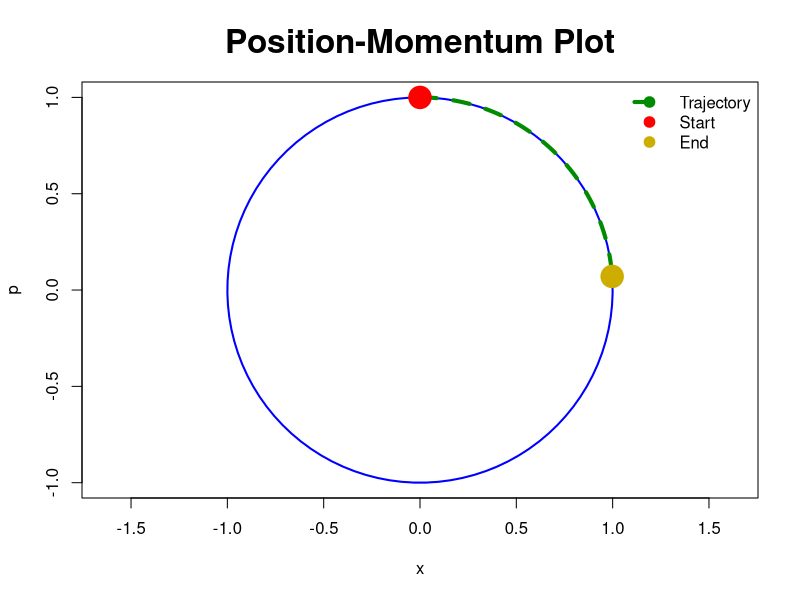
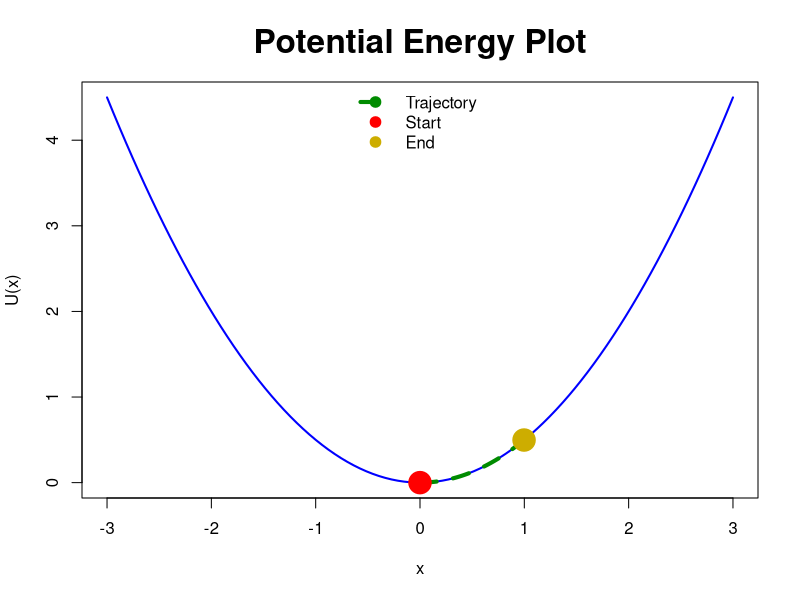
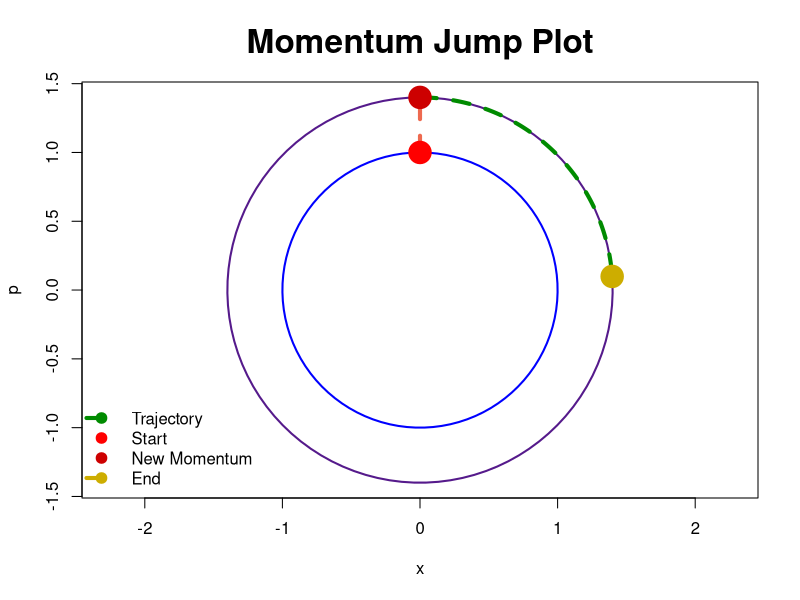
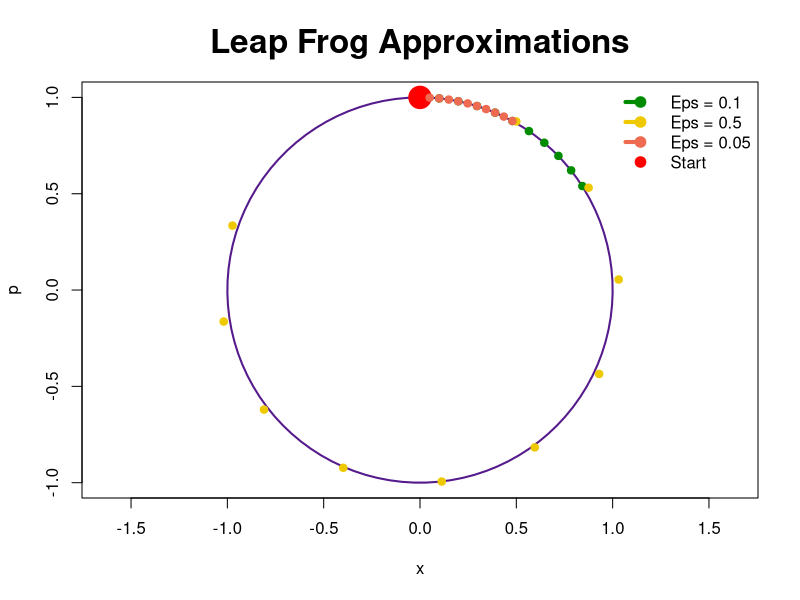
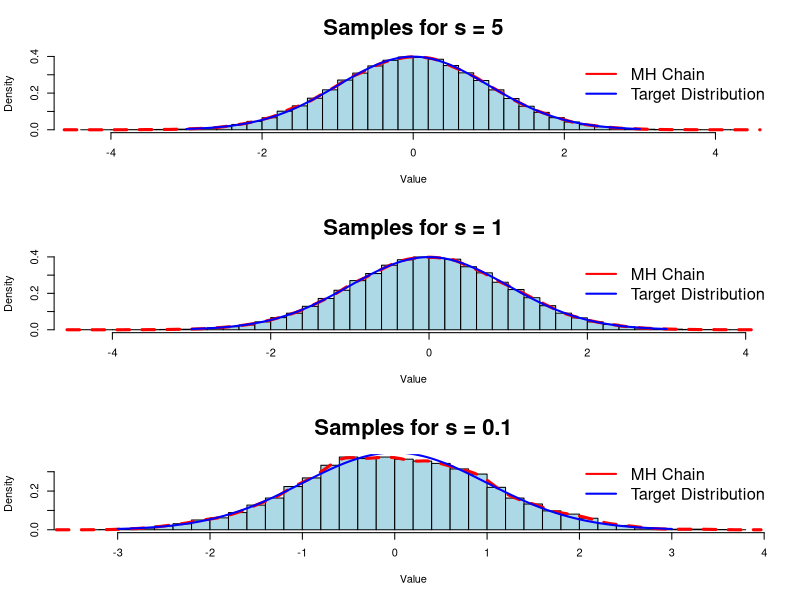
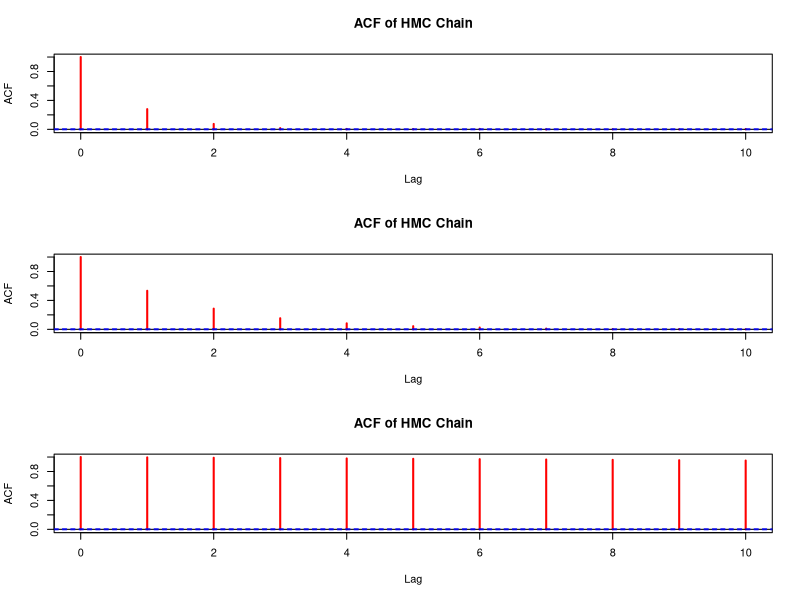
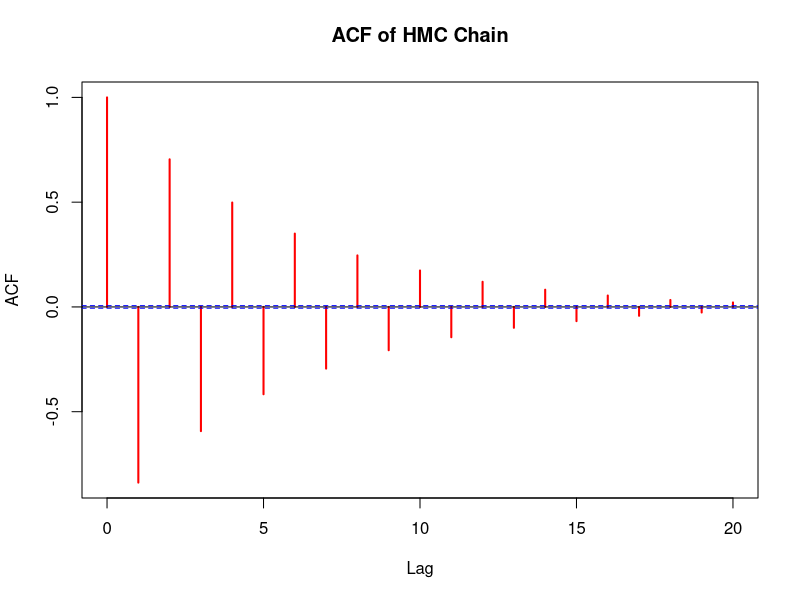
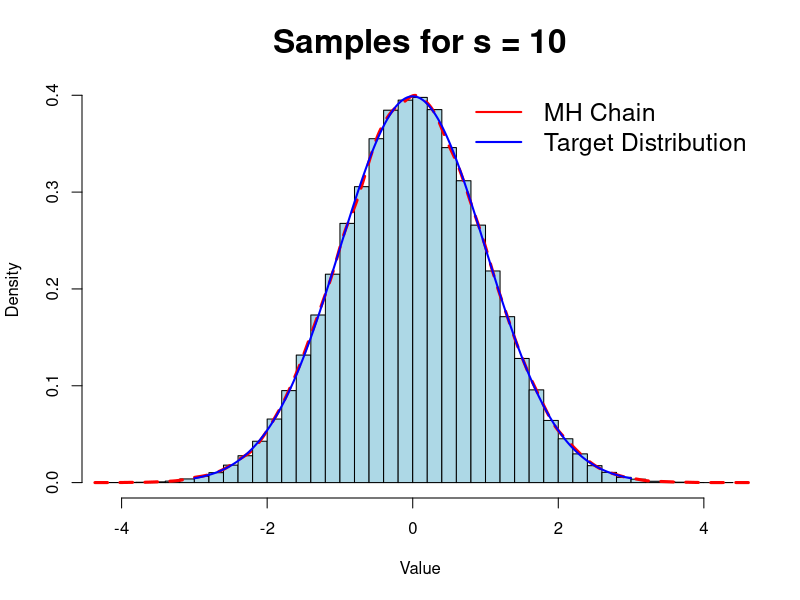

These charts were generated, in order, by the following R code:
##############################################################################
## Code to generate theoretical Physics visuals

## Generating the contour 
t <- seq(0,2*pi, length = 100)
start <- 0
end <- 1.5
t.prime <- seq(start, end, length = 100)
x <- sin(t)
p <- cos(t)

par(mfrow = c(1, 1))
plot(x, p, type = "l", lwd = 2, col = "blue", 
     main = "Position-Momentum Plot", xlab = "x", ylab = "p",
     cex.main = 2,
     asp = 1)
### Plotting a sample trajectory
lines(sin(t.prime), cos(t.prime), col = "green4", lwd = 4, lty = 2)
points(sin(start), cos(start), pch = 19, col = "red", cex = 3)
points(sin(end), cos(end), pch = 19, col = "gold3", cex = 3)
legend("topright", legend = c("Trajectory", "Start", "End"), 
       col = c("green4", "red", "gold3"), pch = 19, bty = "n",
       lty = c(2, NA, NA), lwd = c(4, NA, NA))

### Generating the potential plot
x <- seq(-3, 3, length.out = 100)
plot(x, 0.5*x^2, type = "l", lwd = 2, col = "blue", 
     main = "Potential Energy Plot", xlab = "x", ylab = "U(x)",
     cex.main = 2)
## Plotting the same trajectory
lines(sin(t.prime), 0.5*sin(t.prime)^2, col = "green4", lwd = 4, lty = 2)
points(sin(start), 0.5*sin(start)^2, pch = 19, col = "red", cex = 3)
points(sin(end), 0.5*sin(end)^2, pch = 19, col = "gold3", cex = 3)
legend("top", legend = c("Trajectory", "Start", "End"), 
       col = c("green4", "red", "gold3"), pch = 19, bty = "n",
       lty = c(2, NA, NA), lwd = c(4, NA, NA))

### Plotting the change of state
t <- seq(0,2*pi, length = 100)
start <- 0
end <- 1.5
t.prime <- seq(start, end, length = 100)
x <- sin(t)
p <- cos(t)
par(mfrow = c(1, 1))
plot(1.4*x, 1.4*p, type = "l", lwd = 2, col = "purple4", 
     main = "Momentum Jump Plot", xlab = "x", ylab = "p",
     cex.main = 2,
     asp = 1)
lines(x, p, type = "l", lwd = 2, col = "blue")
lines(1.4*sin(t.prime), 1.4*cos(t.prime), col = "green4", lwd = 4, lty = 2)
lines(c(sin(start), 1.4*sin(start)), c(cos(start), 1.4*cos(start)), col = "coral2", lwd = 4, lty = 2)
points(sin(start), cos(start), pch = 19, col = "red", cex = 3)
points(1.4*sin(start), 1.4*cos(start), pch = 19, col = "red3", cex = 3)
points(1.4*sin(end), 1.4*cos(end), pch = 19, col = "gold3", cex = 3)
legend("bottomleft", 
       legend = c("Trajectory", "Start", "New Momentum", "End"), 
       col = c("green4", "red", "red3", "gold3"), pch = 19, bty = "n",
       lty = c(2, NA, NA), lwd = c(4, NA, NA))


##############################################################################
## Leap Frog Visuals
## Generating the contour
t <- seq(0,2*pi, length = 100)
x <- sin(t)
p <- cos(t)
start <- 0
par(mfrow = c(1, 1))
plot(x, p, type = "l", lwd = 2, col = "purple4", 
     main = "Leap Frog Approximations", xlab = "x", ylab = "p",
     cex.main = 2,
     asp = 1)
## Starting point
points(sin(start), cos(start), pch = 19, col = "red", cex = 3)

## Leap Frog Steps
x.seq <- c()
p.seq <- c()
x.st <- sin(start)
p.st <- cos(start)
eps <- 0.1
L <- 10
for(i in 1:L){
  p.st <- p.st - eps*0.5*x.st
  x.st <- x.st + eps*p.st
  p.st <- p.st - eps*0.5*x.st
  x.seq[i] <- x.st
  p.seq[i] <- p.st
}
## Plotting the leap frog steps
points(x.seq, p.seq, pch = 19, col = "green4", cex = 1)

x.st <- sin(start)
p.st <- cos(start)
eps <- 0.5
L <- 10
for(i in 1:L){
  p.st <- p.st - eps*0.5*x.st
  x.st <- x.st + eps*p.st
  p.st <- p.st - eps*0.5*x.st
  x.seq[i] <- x.st
  p.seq[i] <- p.st
}
## Plotting the leap frog steps
points(x.seq, p.seq, pch = 19, col = "gold2", cex = 1)

x.st <- sin(start)
p.st <- cos(start)
eps <- 0.05
L <- 10
for(i in 1:L){
  p.st <- p.st - eps*0.5*x.st
  x.st <- x.st + eps*p.st
  p.st <- p.st - eps*0.5*x.st
  x.seq[i] <- x.st
  p.seq[i] <- p.st
}
## Plotting the leap frog steps
points(x.seq, p.seq, pch = 19, col = "coral2", cex = 1)

legend("topright", 
       legend = c("Eps = 0.1", "Eps = 0.5", "Eps = 0.05", "Start"), 
       col = c("green4","gold2","coral2", "red"), 
       pch = 19, bty = "n",
       lty = c(2, 2, 2, NA), lwd = c(4, 4, 4, NA))


##############################################################################

#### HMC CODE

## HMC Sampler Function
HMCsampler <- function(s = 1, n = 1e4)
{
  qt <- numeric(length = n)
  qt[1] <- 0 # starting here
  # don't need a starting value of p
  for(k in 2:n)
  {
    # new momentum
    p <- rnorm(1)
    #initial conditions for new H
    r2 <- qt[k-1]**2 + p**2
    
    # choosing +- with probability 1/2
    r <- sample(c(sqrt(r2), -sqrt(r2)), size = 1)
    a <- acos(qt[k-1]/r)
    
    # simulating Hamiltonian forward s time units
    qt[k] <- r*cos(a + s)
    
  }
  return(qt)
}

chain1 <- HMCsampler(s = 5, n = 1e5)
chain2 <- HMCsampler(s = 1, n = 1e5)
chain3 <- HMCsampler(s = 0.1, n = 1e5)

## Visulising the chain
par(mfrow = c(3, 1))
hist(chain1, breaks = 50, probability = TRUE,
     main = "Samples for s = 5", xlab = "Value", ylab = "Density",
     col = "lightblue", border = "black",
     cex.main = 2)
lines(density(chain1), col = "red", lwd = 3, lt = 2) # Overlay density estimate
x <- seq(-3, 3, length.out = 200)
y <- dnorm(x)
lines(x, y, col = "blue", lwd = 2) # Overlay target distribution     
legend("topright", legend = c("MH Chain", "Target Distribution"), 
       col = c("red", "blue"), lwd = 2, bty = "n",
       cex = 1.5)

hist(chain2, breaks = 50, probability = TRUE,
     main = "Samples for s = 1", xlab = "Value", ylab = "Density",
     col = "lightblue", border = "black",
     cex.main = 2)
lines(density(chain2), col = "red", lwd = 3, lt = 2) # Overlay density estimate
x <- seq(-3, 3, length.out = 200)
y <- dnorm(x)
lines(x, y, col = "blue", lwd = 2) # Overlay target distribution     
legend("topright", legend = c("MH Chain", "Target Distribution"), 
       col = c("red", "blue"), lwd = 2, bty = "n",
       cex = 1.5)

hist(chain3, breaks = 50, probability = TRUE,
     main = "Samples for s = 0.1", xlab = "Value", ylab = "Density",
     col = "lightblue", border = "black",
     cex.main = 2)
lines(density(chain3), col = "red", lwd = 3, lt = 2) # Overlay density estimate
x <- seq(-3, 3, length.out = 200)
y <- dnorm(x)
lines(x, y, col = "blue", lwd = 2) # Overlay target distribution     
legend("topright", legend = c("MH Chain", "Target Distribution"), 
       col = c("red", "blue"), lwd = 2, bty = "n",
       cex = 1.5)


## ACF plots
par(mfrow = c(3, 1))
acf(chain1, main = "ACF of HMC Chain",
    lag.max = 10,
     col = "red", lwd = 2)
acf(chain2, main = "ACF of HMC Chain",
    lag.max = 10,
     col = "red", lwd = 2)
acf(chain3, main = "ACF of HMC Chain",
    lag.max = 10,
     col = "red", lwd = 2)

###############################################################################
### Negative ACF plots

chain1 <- HMCsampler(s = 10, n = 1e5)
par(mfrow = c(1, 1))
acf(chain1, main = "ACF of HMC Chain",
    lag.max = 20,
    col = "red", lwd = 2)

hist(chain1, breaks = 50, probability = TRUE,
     main = "Samples for s = 10", xlab = "Value", ylab = "Density",
     col = "lightblue", border = "black",
     cex.main = 2)
lines(density(chain1), col = "red", lwd = 3, lt = 2) # Overlay density estimate
x <- seq(-3, 3, length.out = 200)
y <- dnorm(x)
lines(x, y, col = "blue", lwd = 2) # Overlay target distribution     
legend("topright", legend = c("MH Chain", "Target Distribution"), 
       col = c("red", "blue"), lwd = 2, bty = "n",
       cex = 1.5)